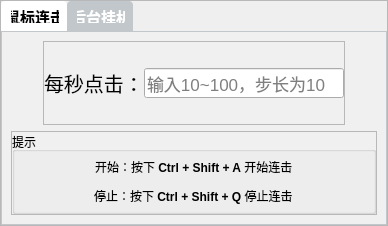
<?xml version="1.0" encoding="UTF-8"?>
<ui version="4.0">
 <class>MainWindow</class>
 <widget class="QMainWindow" name="MainWindow">
  <property name="geometry">
   <rect>
    <x>0</x>
    <y>0</y>
    <width>388</width>
    <height>226</height>
   </rect>
  </property>
  <property name="windowTitle">
   <string>辅助小工具</string>
  </property>
  <property name="windowIcon">
   <iconset resource="utils.qrc">
    <normaloff>:/trash.png</normaloff>:/trash.png</iconset>
  </property>
  <widget class="QWidget" name="centralwidget">
   <layout class="QGridLayout" name="gridLayout">
    <property name="leftMargin">
     <number>0</number>
    </property>
    <property name="topMargin">
     <number>0</number>
    </property>
    <property name="rightMargin">
     <number>0</number>
    </property>
    <property name="bottomMargin">
     <number>0</number>
    </property>
    <property name="spacing">
     <number>0</number>
    </property>
    <item row="0" column="0">
     <widget class="QFrame" name="frame">
      <property name="frameShape">
       <enum>QFrame::StyledPanel</enum>
      </property>
      <property name="frameShadow">
       <enum>QFrame::Raised</enum>
      </property>
      <layout class="QGridLayout" name="gridLayout_2">
       <property name="leftMargin">
        <number>0</number>
       </property>
       <property name="topMargin">
        <number>0</number>
       </property>
       <property name="rightMargin">
        <number>0</number>
       </property>
       <property name="bottomMargin">
        <number>0</number>
       </property>
       <property name="spacing">
        <number>0</number>
       </property>
       <item row="0" column="0">
        <widget class="QTabWidget" name="tabWidget">
         <property name="styleSheet">
          <string notr="true">    QTabWidget::pane {
        border: 1px solid #C2C7CB;
        background-color: #F0F0F0;
    }
    
    QTabWidget::tab-bar {
        alignment: left;
    }
    
    QTabBar::tab {
        background-color: #C2C7CB;
        color: #FFFFFF;
        padding: 8px;
        border: none;
        border-top-left-radius: 4px;
        border-top-right-radius: 4px;
		font-size: 15px;
		font-weight: bold;
		padding-left: 10px;  /* 设置左边距为 10px */
    }
    
    QTabBar::tab:selected {
        background-color: #FFFFFF;
        color: #000000;
    }</string>
         </property>
         <property name="currentIndex">
          <number>0</number>
         </property>
         <widget class="QWidget" name="tab_click">
          <attribute name="title">
           <string>鼠标连击</string>
          </attribute>
          <layout class="QGridLayout" name="gridLayout_4">
           <item row="0" column="0" alignment="Qt::AlignHCenter">
            <widget class="QFrame" name="frame_2">
             <property name="frameShape">
              <enum>QFrame::StyledPanel</enum>
             </property>
             <property name="frameShadow">
              <enum>QFrame::Raised</enum>
             </property>
             <layout class="QHBoxLayout" name="horizontalLayout">
              <property name="spacing">
               <number>0</number>
              </property>
              <property name="leftMargin">
               <number>0</number>
              </property>
              <property name="topMargin">
               <number>0</number>
              </property>
              <property name="rightMargin">
               <number>0</number>
              </property>
              <property name="bottomMargin">
               <number>0</number>
              </property>
              <item>
               <widget class="QLabel" name="label_2">
                <property name="font">
                 <font>
                  <pointsize>15</pointsize>
                 </font>
                </property>
                <property name="text">
                 <string>每秒点击：</string>
                </property>
               </widget>
              </item>
              <item>
               <widget class="QLineEdit" name="line_edit_click">
                <property name="minimumSize">
                 <size>
                  <width>200</width>
                  <height>30</height>
                 </size>
                </property>
                <property name="maximumSize">
                 <size>
                  <width>250</width>
                  <height>16777215</height>
                 </size>
                </property>
                <property name="font">
                 <font>
                  <family>Microsoft YaHei UI</family>
                  <pointsize>13</pointsize>
                  <italic>false</italic>
                  <bold>false</bold>
                 </font>
                </property>
                <property name="toolTip">
                 <string>&lt;html&gt;&lt;head/&gt;&lt;body&gt;&lt;p&gt;默认为10。&lt;br&gt;100以上按150处理&lt;br/&gt;&lt;/p&gt;&lt;/body&gt;&lt;/html&gt;</string>
                </property>
                <property name="styleSheet">
                 <string notr="true">font: 13pt &quot;Microsoft YaHei UI&quot;;</string>
                </property>
                <property name="placeholderText">
                 <string>输入10~100，步长为10</string>
                </property>
               </widget>
              </item>
             </layout>
            </widget>
           </item>
           <item row="1" column="0">
            <widget class="QFrame" name="frame_3">
             <property name="minimumSize">
              <size>
               <width>0</width>
               <height>80</height>
              </size>
             </property>
             <property name="maximumSize">
              <size>
               <width>16777215</width>
               <height>16777215</height>
              </size>
             </property>
             <property name="frameShape">
              <enum>QFrame::StyledPanel</enum>
             </property>
             <property name="frameShadow">
              <enum>QFrame::Raised</enum>
             </property>
             <layout class="QGridLayout" name="gridLayout_3">
              <property name="leftMargin">
               <number>0</number>
              </property>
              <property name="topMargin">
               <number>0</number>
              </property>
              <property name="rightMargin">
               <number>0</number>
              </property>
              <property name="bottomMargin">
               <number>0</number>
              </property>
              <property name="spacing">
               <number>0</number>
              </property>
              <item row="0" column="0">
               <widget class="QGroupBox" name="groupBox">
                <property name="title">
                 <string>提示</string>
                </property>
                <layout class="QVBoxLayout" name="verticalLayout">
                 <property name="spacing">
                  <number>0</number>
                 </property>
                 <property name="leftMargin">
                  <number>0</number>
                 </property>
                 <property name="topMargin">
                  <number>0</number>
                 </property>
                 <property name="rightMargin">
                  <number>0</number>
                 </property>
                 <property name="bottomMargin">
                  <number>0</number>
                 </property>
                 <item alignment="Qt::AlignHCenter">
                  <widget class="QLabel" name="label_3">
                   <property name="text">
                    <string>开始：按下&lt;b&gt; Ctrl + Shift + A&lt;/b&gt; 开始连击</string>
                   </property>
                  </widget>
                 </item>
                 <item alignment="Qt::AlignHCenter">
                  <widget class="QLabel" name="label_4">
                   <property name="text">
                    <string>停止：按下&lt;b&gt; Ctrl + Shift + Q&lt;/b&gt; 停止连击</string>
                   </property>
                  </widget>
                 </item>
                </layout>
               </widget>
              </item>
             </layout>
            </widget>
           </item>
          </layout>
         </widget>
         <widget class="QWidget" name="tab_on_hook">
          <property name="styleSheet">
           <string notr="true">QPushButton{	
	background-position: left center;
    background-repeat: no-repeat;
	border-left: 1px solid transparent;
	background-color:rgb(240, 240, 240);
	text-align: left;
	padding-left: 1px;
	font: 15pt &quot;Microsoft YaHei UI&quot;;
}

QPushButton:hover{
	background-color: rgb(246, 255, 254);
}

QPushButton:pressed{	
	
	background-color: rgb(251, 254, 255);
};
</string>
          </property>
          <attribute name="title">
           <string>后台挂机</string>
          </attribute>
          <layout class="QVBoxLayout" name="verticalLayout_3">
           <item>
            <widget class="QFrame" name="frame_7">
             <property name="frameShape">
              <enum>QFrame::StyledPanel</enum>
             </property>
             <property name="frameShadow">
              <enum>QFrame::Raised</enum>
             </property>
             <layout class="QVBoxLayout" name="verticalLayout_2">
              <property name="spacing">
               <number>0</number>
              </property>
              <property name="leftMargin">
               <number>0</number>
              </property>
              <property name="topMargin">
               <number>0</number>
              </property>
              <property name="rightMargin">
               <number>0</number>
              </property>
              <property name="bottomMargin">
               <number>0</number>
              </property>
              <item alignment="Qt::AlignHCenter">
               <widget class="QFrame" name="frame_6">
                <property name="frameShape">
                 <enum>QFrame::StyledPanel</enum>
                </property>
                <property name="frameShadow">
                 <enum>QFrame::Raised</enum>
                </property>
                <layout class="QHBoxLayout" name="horizontalLayout_3">
                 <property name="spacing">
                  <number>0</number>
                 </property>
                 <property name="leftMargin">
                  <number>0</number>
                 </property>
                 <property name="topMargin">
                  <number>0</number>
                 </property>
                 <property name="rightMargin">
                  <number>0</number>
                 </property>
                 <property name="bottomMargin">
                  <number>0</number>
                 </property>
                 <item>
                  <widget class="QLabel" name="label">
                   <property name="font">
                    <font>
                     <pointsize>15</pointsize>
                    </font>
                   </property>
                   <property name="text">
                    <string>窗口标题：</string>
                   </property>
                  </widget>
                 </item>
                 <item>
                  <widget class="QLineEdit" name="line_edit_title">
                   <property name="minimumSize">
                    <size>
                     <width>0</width>
                     <height>30</height>
                    </size>
                   </property>
                   <property name="maximumSize">
                    <size>
                     <width>200</width>
                     <height>16777215</height>
                    </size>
                   </property>
                   <property name="font">
                    <font>
                     <pointsize>15</pointsize>
                    </font>
                   </property>
                   <property name="placeholderText">
                    <string>输入窗口标题</string>
                   </property>
                  </widget>
                 </item>
                </layout>
               </widget>
              </item>
              <item>
               <widget class="QFrame" name="frame_5">
                <property name="frameShape">
                 <enum>QFrame::StyledPanel</enum>
                </property>
                <property name="frameShadow">
                 <enum>QFrame::Raised</enum>
                </property>
                <layout class="QHBoxLayout" name="horizontalLayout_2">
                 <property name="spacing">
                  <number>0</number>
                 </property>
                 <property name="leftMargin">
                  <number>0</number>
                 </property>
                 <property name="topMargin">
                  <number>0</number>
                 </property>
                 <property name="rightMargin">
                  <number>0</number>
                 </property>
                 <property name="bottomMargin">
                  <number>0</number>
                 </property>
                 <item alignment="Qt::AlignHCenter">
                  <widget class="QPushButton" name="btn_show_win">
                   <property name="maximumSize">
                    <size>
                     <width>16777215</width>
                     <height>25</height>
                    </size>
                   </property>
                   <property name="cursor">
                    <cursorShape>PointingHandCursor</cursorShape>
                   </property>
                   <property name="text">
                    <string>显示窗口</string>
                   </property>
                  </widget>
                 </item>
                 <item alignment="Qt::AlignHCenter">
                  <widget class="QPushButton" name="btn_hide_win">
                   <property name="minimumSize">
                    <size>
                     <width>0</width>
                     <height>25</height>
                    </size>
                   </property>
                   <property name="cursor">
                    <cursorShape>PointingHandCursor</cursorShape>
                   </property>
                   <property name="text">
                    <string>隐藏窗口</string>
                   </property>
                  </widget>
                 </item>
                </layout>
               </widget>
              </item>
             </layout>
            </widget>
           </item>
           <item>
            <widget class="QFrame" name="frame_8">
             <property name="minimumSize">
              <size>
               <width>0</width>
               <height>80</height>
              </size>
             </property>
             <property name="maximumSize">
              <size>
               <width>16777215</width>
               <height>16777215</height>
              </size>
             </property>
             <property name="frameShape">
              <enum>QFrame::StyledPanel</enum>
             </property>
             <property name="frameShadow">
              <enum>QFrame::Raised</enum>
             </property>
             <layout class="QGridLayout" name="gridLayout_5">
              <property name="leftMargin">
               <number>0</number>
              </property>
              <property name="topMargin">
               <number>0</number>
              </property>
              <property name="rightMargin">
               <number>0</number>
              </property>
              <property name="bottomMargin">
               <number>0</number>
              </property>
              <property name="spacing">
               <number>0</number>
              </property>
              <item row="0" column="0">
               <widget class="QGroupBox" name="groupBox_2">
                <property name="title">
                 <string>提示</string>
                </property>
                <layout class="QVBoxLayout" name="verticalLayout_4">
                 <item alignment="Qt::AlignHCenter">
                  <widget class="QLabel" name="label_5">
                   <property name="text">
                    <string>输入窗口标题，然后选择&lt;b&gt;显示窗口&amp;隐藏窗口&lt;/b&gt;</string>
                   </property>
                  </widget>
                 </item>
                 <item alignment="Qt::AlignHCenter">
                  <widget class="QLabel" name="label_6">
                   <property name="font">
                    <font>
                     <family>Microsoft YaHei UI</family>
                     <bold>false</bold>
                    </font>
                   </property>
                   <property name="text">
                    <string>ps：适用于需要前台挂机的游戏（或&lt;b&gt;摸鱼&lt;/b&gt;</string>
                   </property>
                  </widget>
                 </item>
                </layout>
               </widget>
              </item>
             </layout>
            </widget>
           </item>
          </layout>
         </widget>
        </widget>
       </item>
      </layout>
     </widget>
    </item>
   </layout>
  </widget>
 </widget>
 <resources>
  <include location="utils.qrc"/>
 </resources>
 <connections/>
</ui>
